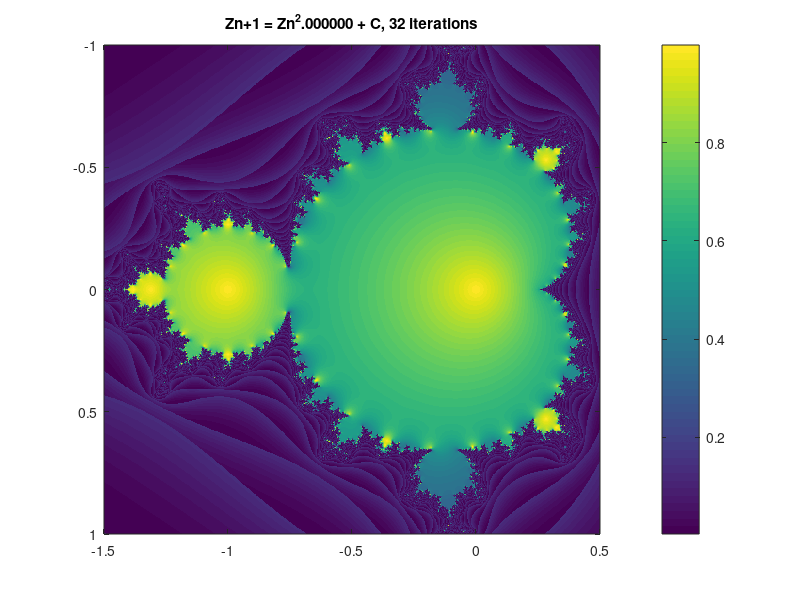

Reproduce this figure in MATLAB.
function z = mandelbrot (k, x, y, n)

%http://www.goudaforever.com/public/Fractales/Entrees/2010/8/8_Voyages_en_Orient.html

stp = 1024;

if (nargin < 4)
    n = 2;
end
if (nargin < 3)
    y = linspace (-1.0, +1.0, stp);
end
if (nargin < 2)
    x = linspace (-1.5, +0.5, stp);
end
if (nargin < 1)
    k = 32;
end

x = sort (x(:))';
y = sort (y(:));

c = repmat(x, length(y), 1) + i*repmat(y, 1, length(x));
z = zeros (size (c));

for kk = 1 : k
    nn = find (abs (z) <= 2);
    z(nn) = z(nn).^n + c(nn);
end

if (nargout == 0)
    % TODO smooth coloring
    imagesc (x, y, exp (-abs (z)));
    %mesh (x, y, exp (-abs (z)));
    %surf (x, y, exp (-abs (z)));
    xlim ([min(x), max(x)])
    ylim ([min(y), max(y)])
    title (sprintf('Zn+1 = Zn^%f + C, %d iterations', n, k));
    colorbar;
    clear z;
end

%!demo
%! stp = 2048;
%! x = linspace (-1.5, +0.5, stp);
%! y = linspace (-1.0, +1.0, stp);
%! k = 128;
%! figure, mandelbrot (k, x, y, 2);

%!demo
%! stp = 512;
%! x = linspace (-2, +2, stp);
%! y = linspace (-2, +2, stp);
%! k = 16;
%! for n = 2 : 0.01 : 3
%!      mandelbrot (k, x, y, n); drawnow
%! end

%!demo
%! stp = 1024;
%! k = 32;
%! zf = 0.75;
%! nb  = 32;
%! xc = -1.495; xr = 0.1; yc = 0.0; yr = 0.5;
%! for n = 1 : nb
%!      xr = xr * zf; yr = yr *zf;
%!      x = linspace (xc-xr, xc+xr, stp);
%!      y = linspace (yc-yr, yc+yr, stp);
%!      mandelbrot (round (k/zf), x, y, 2); drawnow
%! end

%!demo
%! stp = 1024;
%! k = 32;
%! zf = 0.75;
%! nb  = 32;
%! %xc = -1.495; xr = 0.1; yc = 0.0; yr = 0.5;
%! xc = 1.643721971153e-3; xr = 0.1; yc = 8.22467633298876e-1; yr = 0.5;
%! x = zeros (stp, nb);
%! y = zeros (stp, nb);
%! z = exp(-abs (mandelbrot (zf, x(:, 1), y(:, 1), 2)));
%! for n = 2 : nb
%!      xr = xr * zf; yr = yr *zf;
%!      x(:, n) = linspace (xc-xr, xc+xr, stp);
%!      y(:, n) = linspace (yc-yr, yc+yr, stp);
%!      k       = round (k / zf);
%!      ztmp    = exp(-abs (mandelbrot (k, x(:, n), y(:, n), 2)));
%!      z       = cat (3, z, ztmp);
%! end
%! for n = 1 : nb
%!      imagesc (x(:, n), y(:, n), z(:, :, n));
%!      drawnow
%! end

